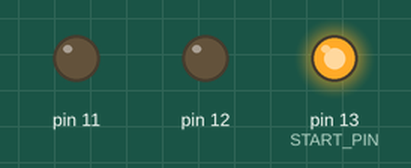
A sketch run on a simulated Arduino Uno, built with avr-gcc and run on an emulated ATmega328P. Parts: output pins drawn as LEDs (lit = HIGH).

Above: at 0.2 s.
At 1.2 s:
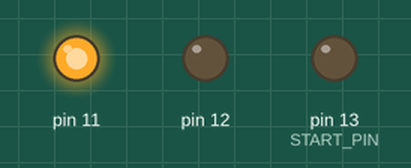
At 3.7 s:
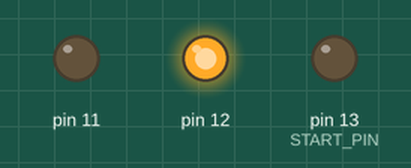
Timing chart, 0 to 4.6 s (numbered marks = the images above):
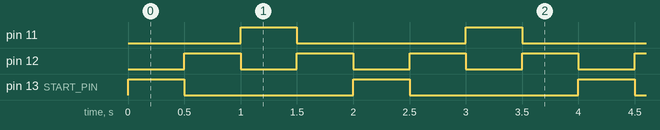

Measured:
- by itself, pin 11, pin 13 (START_PIN): alternates HIGH for 0.50 s and LOW for 1.5 s
- by itself, pin 12: alternates HIGH for 0.50 s and LOW for 0.50 s
- by itself, everything shown: repeats every 2.0 s, in 4 steps

The sketch:

first_program.ino
```cpp
const int START_PIN = 13;
const int NUM_PIN = 3;
int current_pin = START_PIN;
bool dir = false; // False if going from green to red; True if going from red to green

void setup() {
  // Setup the pins
  pinMode(13, OUTPUT);
  pinMode(12, OUTPUT);
  pinMode(11, OUTPUT);
}

void loop() {
  // put your main code here, to run repeatedly:
  digitalWrite(current_pin, HIGH);

  // Turn off the last pin
  if (dir) {
    digitalWrite(current_pin - 1, LOW);
  } else {
    digitalWrite(current_pin + 1, LOW);
  }

  delay(500);

  // Change direction and reset the current pin as needed
  if (current_pin == START_PIN) {
    dir = false;
    current_pin = current_pin - 1;
  } else if (current_pin == START_PIN - NUM_PIN + 1) {
    dir = true;
    current_pin = current_pin + 1;
  } else {
    if (dir) {
      current_pin = current_pin + 1;
    } else {
      current_pin = current_pin - 1;
    }
  }
}
```
